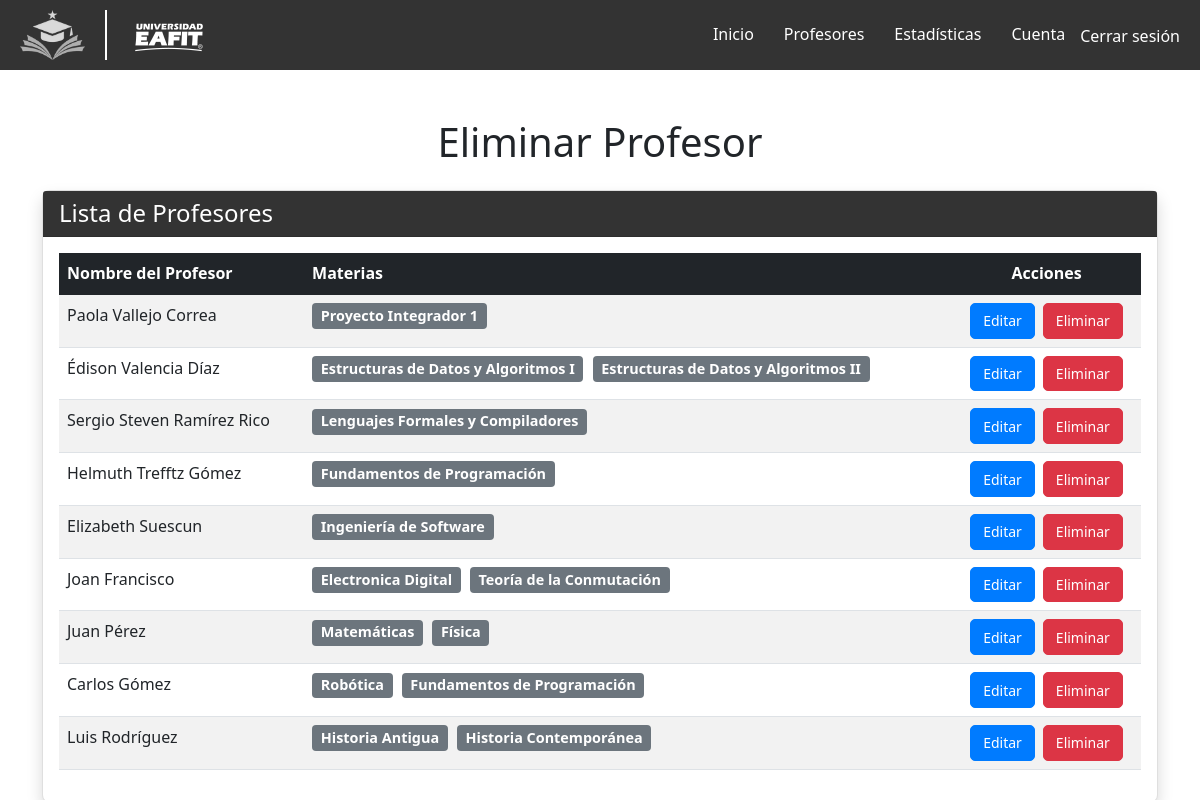
/eliminarprofesor/ (signed in), run on an earlier commit of the app's database.
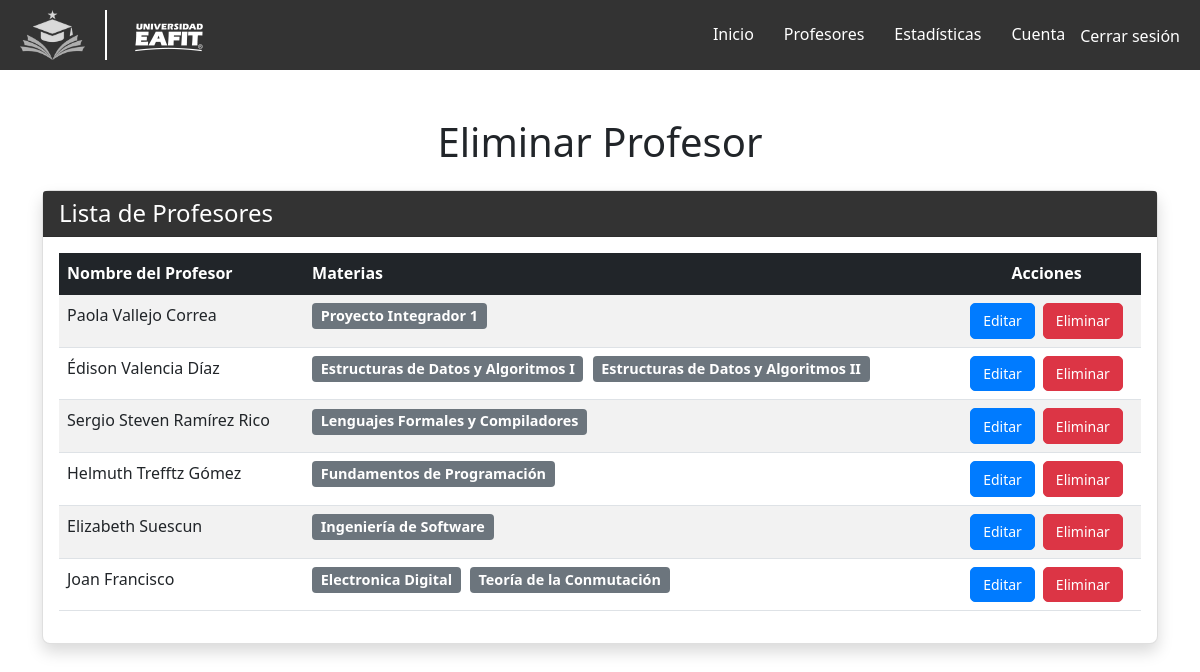
And on a later commit of the database.
### profesores/models.py (models this page shows, shortened)
class Profesor(models.Model):
    nombre = models.CharField(max_length=100)
    departamento = models.CharField(max_length=100)
    materias = models.ManyToManyField('Materia', related_name='profesores')
    calificacion_media = models.FloatField(default=0.0)  # Calificación general del profesor
    numcomentarios = models.IntegerField(default=0)

class Materia(models.Model):
    nombre = models.CharField(max_length=100)
    calificacion_media = models.FloatField(default=0.0)
    numcomentarios = models.IntegerField(default=0)

### profesores/views.py (the view)
# urls.py: path('eliminarprofesor/', profesoresViews.manage_profesor, name='manage_profesor'),
@user_passes_test(is_admin)
def manage_profesor(request):
    profesores = Profesor.objects.all()  # Mostrar todas las reseñas
    return render(request, 'profesores/eliminar_profesor.html', {
        'profesores': profesores
    })

### profesores/views.py (called while the page is built)
def is_admin(user):
    return user.is_staff

### profesores/templates/profesores/eliminar_profesor.html (shortened to what this page needs)
{% extends "base_generic.html" %}
{% block content %}
<link href="https://cdn.jsdelivr.net/npm/bootstrap@5.1.3/dist/css/bootstrap.min.css" rel="stylesheet">
<div class="container mt-5">
    <h1 class="text-center mb-4">Eliminar Profesor</h1>
    <div class="card shadow">
        <div class="card-header text-white" style="background-color: #333;">
            <h4 class="mb-0">Lista de Profesores</h4>
        </div>
        <div class="card-body">
            <table class="table table-striped table-hover">
                <thead class="table-dark">
                    <tr>
                        <th scope="col">Nombre del Profesor</th>
                        <th scope="col">Materias</th>
                        <th scope="col" class="text-center">Acciones</th>
                    </tr>
                </thead>
                <tbody>
                    {% for profesor in profesores %}
                    <tr>
                        <td>{{ profesor.nombre }}</td>
                        <td>
                            {% if profesor.materias.exists %}
                                {% for materia in profesor.materias.all %}
                                    <span class="badge bg-secondary">{{ materia.nombre }}</span>
                                {% endfor %}
                            {% else %}
                                <span class="text-muted">No tiene materias asignadas</span>
                            {% endif %}
                        </td>
                        <td class="text-center">
                            <div class="d-flex justify-content-center">
                                <a href="{% url 'editar_profesor' profesor.id %}" class="btn btn-sm btn-primary me-2">
                                    Editar
                                </a>
                                <form method="POST" action="{% url 'eliminar_profesor' profesor.id %}" style="display:inline;"onsubmit="return confirm('¿Estás seguro de que deseas eliminar este profesor?');">
                                    <button type="submit" class="btn btn-sm btn-danger">
                                        Eliminar
                                    </button>
                                </form>
                            </div>
                        </td>
                    </tr>
                    {% endfor %}
                </tbody>
            </table>
        </div>
    </div>
</div>
{% endblock %}

What changed in the data, as far as the page shows it:
removed Profesor: nombre "Juan Pérez"
removed Materia: nombre "Matemáticas", shown under "Juan Pérez"
no longer on this page (row unchanged): Materia: nombre "Física", shown under "Juan Pérez"
removed Profesor: nombre "Carlos Gómez", Materia (nombre "Fundamentos de Programación")
removed Materia: nombre "Robótica", shown under "Carlos Gómez"
removed Profesor: nombre "Luis Rodríguez"
removed Materia: nombre "Historia Antigua", shown under "Luis Rodríguez"
removed Materia: nombre "Historia Contemporánea", shown under "Luis Rodríguez"
